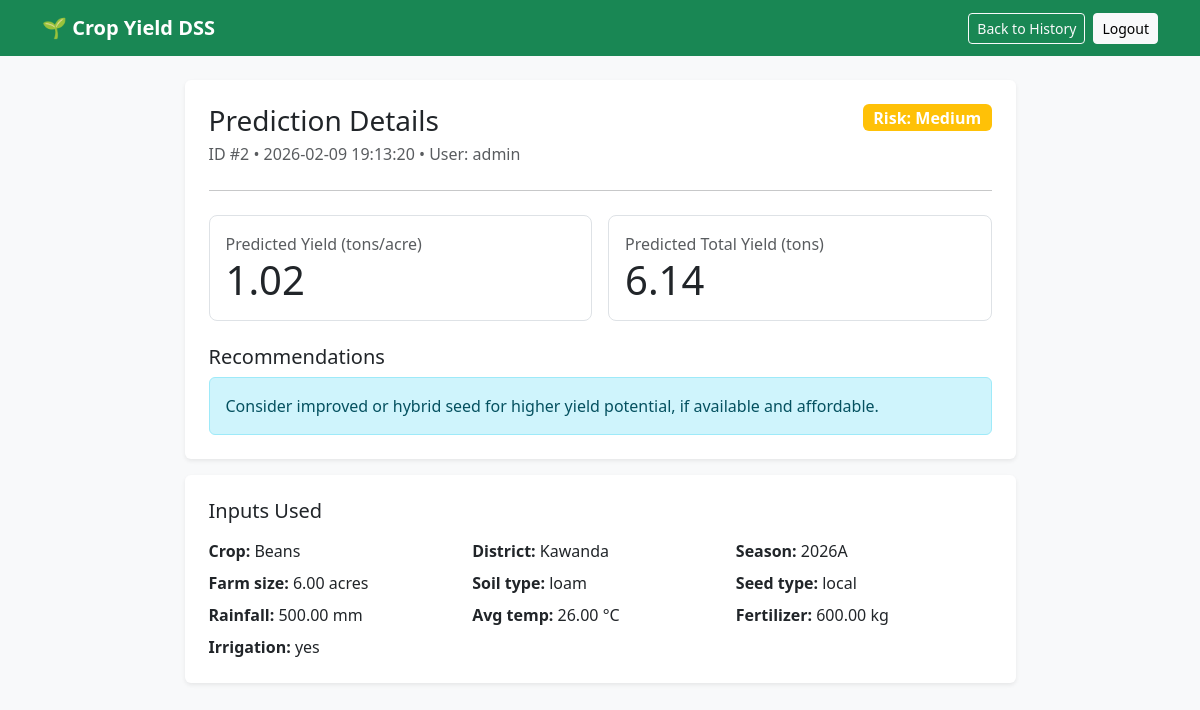
Page /view.php?id=2 (signed in) on the committed database.
### tables this page shows
CREATE TABLE `predictions` (
  `id` bigint(20) unsigned NOT NULL AUTO_INCREMENT,
  `user_id` int(10) unsigned DEFAULT NULL,
  `crop_type` varchar(50) NOT NULL,
  `district` varchar(80) NOT NULL,
  `season` varchar(30) NOT NULL,
  `farm_size_acres` decimal(8,2) NOT NULL,
  `soil_type` enum('sandy','clay','loam','silt','other') NOT NULL DEFAULT 'other',
  `rainfall_mm` decimal(8,2) NOT NULL,
  `avg_temp_c` decimal(5,2) NOT NULL,
  `fertilizer_kg` decimal(10,2) NOT NULL DEFAULT 0.00,
  `irrigation` enum('yes','no') NOT NULL DEFAULT 'no',
  `seed_type` enum('local','improved','hybrid','other') NOT NULL DEFAULT 'other',
  `predicted_yield_tons` decimal(10,2) NOT NULL,
  `predicted_yield_tpa` decimal(10,2) NOT NULL,
  `risk_level` enum('low','medium','high') NOT NULL DEFAULT 'medium',
  `recommendations` text DEFAULT NULL,
  `created_at` timestamp NOT NULL DEFAULT current_timestamp(),
  PRIMARY KEY (`id`),
  KEY `idx_predictions_created_at` (`created_at`),
  KEY `idx_predictions_crop` (`crop_type`),
  KEY `idx_predictions_district` (`district`),
  KEY `idx_predictions_season` (`season`),
  KEY `idx_predictions_user` (`user_id`),
  CONSTRAINT `fk_predictions_user` FOREIGN KEY (`user_id`) REFERENCES `users` (`id`) ON DELETE SET NULL ON UPDATE CASCADE
);

CREATE TABLE `users` (
  `id` int(10) unsigned NOT NULL AUTO_INCREMENT,
  `full_name` varchar(120) NOT NULL,
  `username` varchar(50) NOT NULL,
  `password_hash` varchar(255) NOT NULL,
  `role` enum('admin','user') NOT NULL DEFAULT 'user',
  `created_at` timestamp NOT NULL DEFAULT current_timestamp(),
  PRIMARY KEY (`id`),
  UNIQUE KEY `uq_users_username` (`username`)
);

### public/view.php (the view, shortened to what this page needs)
<?php
require_once __DIR__ . '/../app/config/database.php';
$isAdmin = (($_SESSION['role'] ?? '') === 'admin');
$id = isset($_GET['id']) ? (int)$_GET['id'] : 0;
$sql = "
SELECT
  p.*,
  u.username
FROM predictions p
LEFT JOIN users u ON u.id = p.user_id
WHERE p.id = :id
";
$params = [':id' => $id];
$stmt = $pdo->prepare($sql);
$stmt->execute($params);
$row = $stmt->fetch();
if (!$row) {
    http_response_code(404);
    $message = $isAdmin ? "Record not found." : "Record not found or you do not have permission.";
} else {
    $message = '';
}
function h(string $s): string { return htmlspecialchars($s, ENT_QUOTES, 'UTF-8'); }
function risk_badge(string $risk): string {
    return match ($risk) {
        'low' => 'success',
        'medium' => 'warning',
        'high' => 'danger',
        default => 'secondary',
    };
}
?>
<!doctype html>
<html lang="en">
<head>
  <link href="/assets/bootstrap/bootstrap.min.css" rel="stylesheet">
</head>
<body class="bg-light">
<nav class="navbar navbar-expand-lg navbar-dark bg-success">
  <div class="container">
    <a class="navbar-brand fw-semibold" href="/predict.php">🌱 Crop Yield DSS</a>
    <div class="ms-auto d-flex gap-2">
      <a class="btn btn-outline-light btn-sm" href="/history.php">Back to History</a>
      <a class="btn btn-light btn-sm" href="/logout.php">Logout</a>
    </div>
  </div>
</nav>
<div class="container py-4">
  <div class="row justify-content-center">
    <div class="col-lg-9">
      <?php if ($message): ?>
        <div class="alert alert-danger"><?php echo h($message); ?></div>
      <?php else: ?>
        <div class="card shadow-sm border-0 mb-3">
          <div class="card-body p-4">
            <div class="d-flex flex-wrap justify-content-between align-items-start gap-2">
              <div>
                <h3 class="mb-1">Prediction Details</h3>
                <div class="text-muted">
                  ID #<?php echo (int)$row['id']; ?> •
                  <?php echo h((string)$row['created_at']); ?>
                  <?php if ($isAdmin): ?>
                    • User: <?php echo h((string)($row['username'] ?? '—')); ?>
                  <?php endif; ?>
                </div>
              </div>
              <span class="badge bg-<?php echo risk_badge((string)$row['risk_level']); ?> fs-6">
                Risk: <?php echo h(ucfirst((string)$row['risk_level'])); ?>
              </span>
            </div>
            <hr class="my-4">
            <div class="row g-3">
              <div class="col-md-6">
                <div class="p-3 bg-white border rounded-3">
                  <div class="text-muted">Predicted Yield (tons/acre)</div>
                  <div class="display-6 mb-0"><?php echo h((string)$row['predicted_yield_tpa']); ?></div>
                </div>
              </div>
              <div class="col-md-6">
                <div class="p-3 bg-white border rounded-3">
                  <div class="text-muted">Predicted Total Yield (tons)</div>
                  <div class="display-6 mb-0"><?php echo h((string)$row['predicted_yield_tons']); ?></div>
                </div>
              </div>
            </div>
            <h5 class="mt-4">Recommendations</h5>
            <div class="alert alert-info mb-0">
              <?php echo nl2br(h((string)$row['recommendations'])); ?>
            </div>
          </div>
        </div>
        <div class="card shadow-sm border-0">
          <div class="card-body p-4">
            <h5 class="mb-3">Inputs Used</h5>
            <div class="row g-2">
              <div class="col-md-4"><strong>Crop:</strong> <?php echo h(ucfirst((string)$row['crop_type'])); ?></div>
              <div class="col-md-4"><strong>District:</strong> <?php echo h((string)$row['district']); ?></div>
              <div class="col-md-4"><strong>Season:</strong> <?php echo h((string)$row['season']); ?></div>
              <div class="col-md-4"><strong>Farm size:</strong> <?php echo h((string)$row['farm_size_acres']); ?> acres</div>
              <div class="col-md-4"><strong>Soil type:</strong> <?php echo h((string)$row['soil_type']); ?></div>
              <div class="col-md-4"><strong>Seed type:</strong> <?php echo h((string)$row['seed_type']); ?></div>
              <div class="col-md-4"><strong>Rainfall:</strong> <?php echo h((string)$row['rainfall_mm']); ?> mm</div>
              <div class="col-md-4"><strong>Avg temp:</strong> <?php echo h((string)$row['avg_temp_c']); ?> °C</div>
              <div class="col-md-4"><strong>Fertilizer:</strong> <?php echo h((string)$row['fertilizer_kg']); ?> kg</div>
              <div class="col-md-4"><strong>Irrigation:</strong> <?php echo h((string)$row['irrigation']); ?></div>
            </div>
          </div>
        </div>
      <?php endif; ?>
    </div>
  </div>
</div>
</body>
</html>

### rows in the picture
predictions: id "2", created_at "2026-02-09 19:13:20", user.username "admin", risk_level "Medium", predicted_yield_tpa "1.02", predicted_yield_tons "6.14", recommendations "Consider improved or hybrid seed for higher yield potential, if available and affordable.", crop_type "Beans", district "Kawanda", season "2026A", farm_size_acres "6.00", soil_type "loam", seed_type "local", rainfall_mm "500.00", avg_temp_c "26.00", fertilizer_kg "600.00", irrigation "yes"
